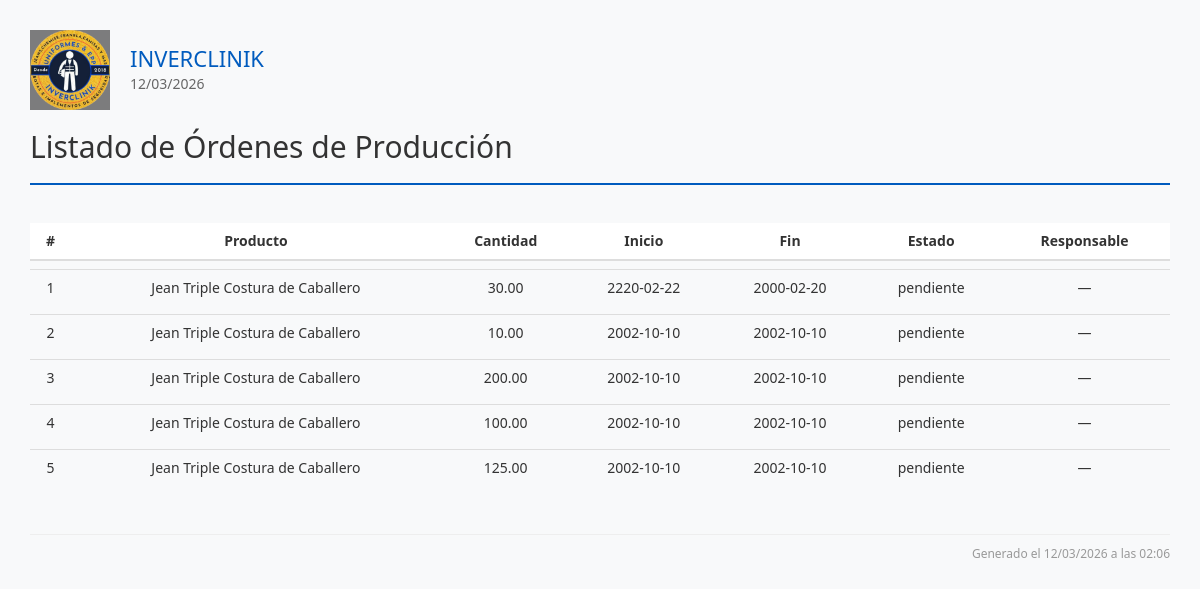
Page /reportes/ordenes_produccion_view.php on the committed database.
### tables this page shows
CREATE TABLE `ordenes_produccion` (
  `id` int(11) NOT NULL AUTO_INCREMENT,
  `receta_producto_id` int(11) NOT NULL,
  `cantidad_a_producir` decimal(10,2) NOT NULL,
  `fecha_inicio` date DEFAULT NULL,
  `fecha_fin` date DEFAULT NULL,
  `estado` enum('pendiente','en_proceso','finalizado','cancelado') DEFAULT 'pendiente',
  `observaciones` text DEFAULT NULL,
  `creado_en` timestamp NOT NULL DEFAULT current_timestamp(),
  `usuario_id` int(11) DEFAULT NULL,
  `tasa_cambiaria_id` int(11) DEFAULT NULL COMMENT 'Tasa usada al crear la orden',
  PRIMARY KEY (`id`)
);

CREATE TABLE `productos` (
  `id` int(11) NOT NULL AUTO_INCREMENT,
  `nombre` varchar(255) NOT NULL,
  `categoria` varchar(100) DEFAULT NULL,
  `tipo_genero` varchar(50) DEFAULT NULL,
  `descripcion` text DEFAULT NULL,
  `imagen` varchar(255) DEFAULT NULL,
  `precio_unitario` decimal(10,2) DEFAULT 0.00,
  `fecha_creacion` datetime DEFAULT current_timestamp(),
  PRIMARY KEY (`id`)
);

### reportes/ordenes_produccion_view.php (the view, shortened to what this page needs)
<?php
require_once('../template/header.php');
$where = [];
$condiciones = count($where) ? "WHERE " . implode(" AND ", $where) : "";
$sql = "
SELECT
    op.id,
    p.nombre AS producto,
    op.cantidad_a_producir,
    op.fecha_inicio,
    op.fecha_fin,
    op.estado,
    u.username AS responsable,
    op.observaciones
FROM ordenes_produccion op
JOIN recetas_productos rp ON rp.id = op.receta_producto_id
JOIN productos p ON p.id = rp.producto_id
LEFT JOIN users u ON u.id = op.usuario_id
$condiciones
ORDER BY op.fecha_inicio DESC
";
$result = $conn->query($sql);
?>
<div class="contenido-principal">
    <div class="reporte-header">
        <div class="logo-info">
            <img src="../assets/img/inverclinik_3.png">
            <div class="empresa-fecha">
                <h1>INVERCLINIK</h1>
                <p><?= date('d/m/Y') ?></p>
            </div>
        </div>
        <h2>Listado de Órdenes de Producción</h2>
    </div>
    <?php if ($result && $result->num_rows > 0): ?>
    <table class="table">
        <thead>
            <tr>
                <th>#</th>
                <th>Producto</th>
                <th>Cantidad</th>
                <th>Inicio</th>
                <th>Fin</th>
                <th>Estado</th>
                <th>Responsable</th>
            </tr>
        </thead>
        <tbody>
        <?php $i=1; while($row=$result->fetch_assoc()): ?>
            <tr>
                <td><?= $i++ ?></td>
                <td><?= htmlspecialchars($row['producto']) ?></td>
                <td><?= $row['cantidad_a_producir'] ?></td>
                <td><?= $row['fecha_inicio'] ?></td>
                <td><?= $row['fecha_fin'] ?></td>
                <td><?= $row['estado'] ?></td>
                <td><?= $row['responsable'] ?? '—' ?></td>
            </tr>
        <?php endwhile; ?>
        </tbody>
    </table>
    <?php else: ?>
        <div class="no-data">No hay órdenes registradas.</div>
    <?php endif; ?>
    <div class="reporte-footer">
        Generado el <?= date('d/m/Y \a \l\a\s H:i') ?>
    </div>
</div>
<?php require_once('../template/footer.php'); ?>

### template/header.php (shortened to what this page needs)
<!DOCTYPE html>
<html lang="en">
<head>
    <link rel="stylesheet" href="../assets/css/bootstrap.css">
    <link rel="stylesheet" href="../assets/css/font-awesome.css">
    <link rel="stylesheet" href="../assets/css/custom.css">
    <link rel="stylesheet" href="../css/dashboard.css">
    <link rel="stylesheet" href="../css/reportes.css">
    <link rel="stylesheet" href="../css/style.css">
    <link rel="stylesheet" href="../css/navbar.css">
    <link rel="stylesheet" href="../css/perfil.css">
</head>

### template/footer.php (shortened to what this page needs)
</body>
</html>

### css/dashboard.css (style rules this page uses)
* { margin: 0; padding: 0; box-sizing: border-box; }

### css/reportes.css (style rules this page uses)
.reporte-header { display: flex; flex-direction: column; align-items: stretch; border-bottom: 2px solid #005bbe; margin-bottom: 30px; padding-bottom: 10px; }
.logo-info { display: flex; justify-content: flex-start; align-items: center; gap: 20px; }
.logo-info img { width: 80px; height: auto; }
.empresa-fecha h1 { font-size: 22px; color: #005bbe; margin: 0; }
.empresa-fecha p { font-size: 14px; color: #666; margin: 4px 0 0; }
.table { width: 100%; border-collapse: separate; border-spacing: 0 8px; margin-bottom: 30px; }
.table th { padding: 12px 16px; font-size: 14px; text-align: center; background-color: #ffffff; border: none; }
.table td { padding: 10px 16px; font-size: 14px; text-align: center; border: none; }
.table tbody tr { border-radius: 8px; overflow: hidden; }
.reporte-footer { text-align: right; font-size: 12px; color: #999; border-top: 1px solid #eee; padding-top: 10px; margin-top: 40px; }
.contenido-principal { margin-left: 0 !important; padding: 0; box-sizing: border-box; background-color: #fff; min-height: 100vh; }

### css/style.css (style rules this page uses)
.contenido-principal { margin-left: 260px; padding: 30px; box-sizing: border-box; background-color: #f8f9fa; min-height: 100vh; }

### rows in the picture
ordenes_produccion: productos.nombre "Jean Triple Costura de Caballero", cantidad_a_producir "30.00", fecha_inicio "2220-02-22", fecha_fin "2000-02-20", estado "pendiente", responsable "—"
ordenes_produccion: productos.nombre "Jean Triple Costura de Caballero", cantidad_a_producir "10.00", fecha_inicio "2002-10-10", fecha_fin "2002-10-10", estado "pendiente", responsable "—"
ordenes_produccion: productos.nombre "Jean Triple Costura de Caballero", cantidad_a_producir "200.00", fecha_inicio "2002-10-10", fecha_fin "2002-10-10", estado "pendiente", responsable "—"
ordenes_produccion: productos.nombre "Jean Triple Costura de Caballero", cantidad_a_producir "100.00", fecha_inicio "2002-10-10", fecha_fin "2002-10-10", estado "pendiente", responsable "—"
ordenes_produccion: productos.nombre "Jean Triple Costura de Caballero", cantidad_a_producir "125.00", fecha_inicio "2002-10-10", fecha_fin "2002-10-10", estado "pendiente", responsable "—"
